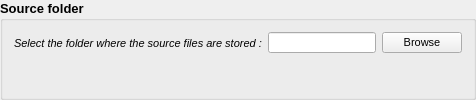
         <widget class="QGroupBox" name="source_folder">
          <property name="font">
           <font>
            <pointsize>10</pointsize>
            <weight>75</weight>
            <bold>true</bold>
           </font>
          </property>
          <property name="title">
           <string notr="true">Source folder</string>
          </property>
          <layout class="QVBoxLayout" name="verticalLayout_4">
           <item>
            <layout class="QFormLayout" name="formLayout_5">
             <item row="0" column="0">
              <widget class="QLabel" name="source_folder_2">
               <property name="font">
                <font>
                 <pointsize>8</pointsize>
                 <weight>50</weight>
                 <italic>true</italic>
                 <bold>false</bold>
                </font>
               </property>
               <property name="text">
                <string notr="true">Select the folder where the source files are stored :</string>
               </property>
              </widget>
             </item>
             <item row="0" column="1">
              <layout class="QGridLayout" name="choose_source_folder">
               <item row="0" column="1">
                <widget class="QLineEdit" name="source_folder_line">
                 <property name="sizePolicy">
                  <sizepolicy hsizetype="Minimum" vsizetype="Minimum">
                   <horstretch>0</horstretch>
                   <verstretch>0</verstretch>
                  </sizepolicy>
                 </property>
                 <property name="font">
                  <font>
                   <pointsize>8</pointsize>
                   <weight>50</weight>
                   <bold>false</bold>
                  </font>
                 </property>
                 <property name="inputMask">
                  <string notr="true"/>
                 </property>
                 <property name="text">
                  <string notr="true"/>
                 </property>
                </widget>
               </item>
               <item row="0" column="2">
                <widget class="QPushButton" name="browse_button">
                 <property name="sizePolicy">
                  <sizepolicy hsizetype="Fixed" vsizetype="Fixed">
                   <horstretch>0</horstretch>
                   <verstretch>0</verstretch>
                  </sizepolicy>
                 </property>
                 <property name="font">
                  <font>
                   <pointsize>8</pointsize>
                   <weight>50</weight>
                   <bold>false</bold>
                  </font>
                 </property>
                 <property name="cursor">
                  <cursorShape>PointingHandCursor</cursorShape>
                 </property>
                 <property name="text">
                  <string notr="true">Browse</string>
                 </property>
                 <property name="shortcut">
                  <string notr="true"/>
                 </property>
                </widget>
               </item>
              </layout>
             </item>
            </layout>
           </item>
          </layout>
         </widget>
